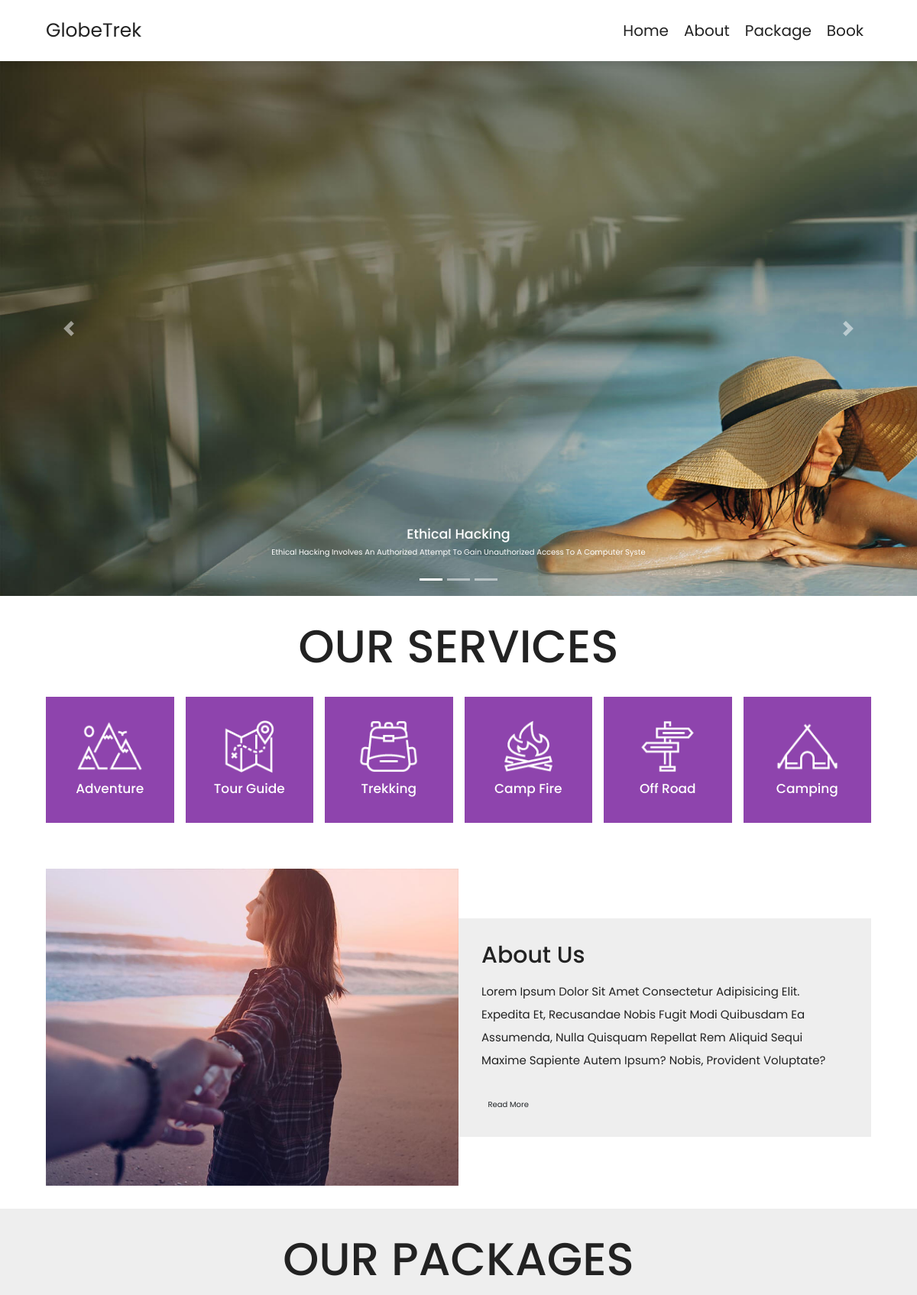
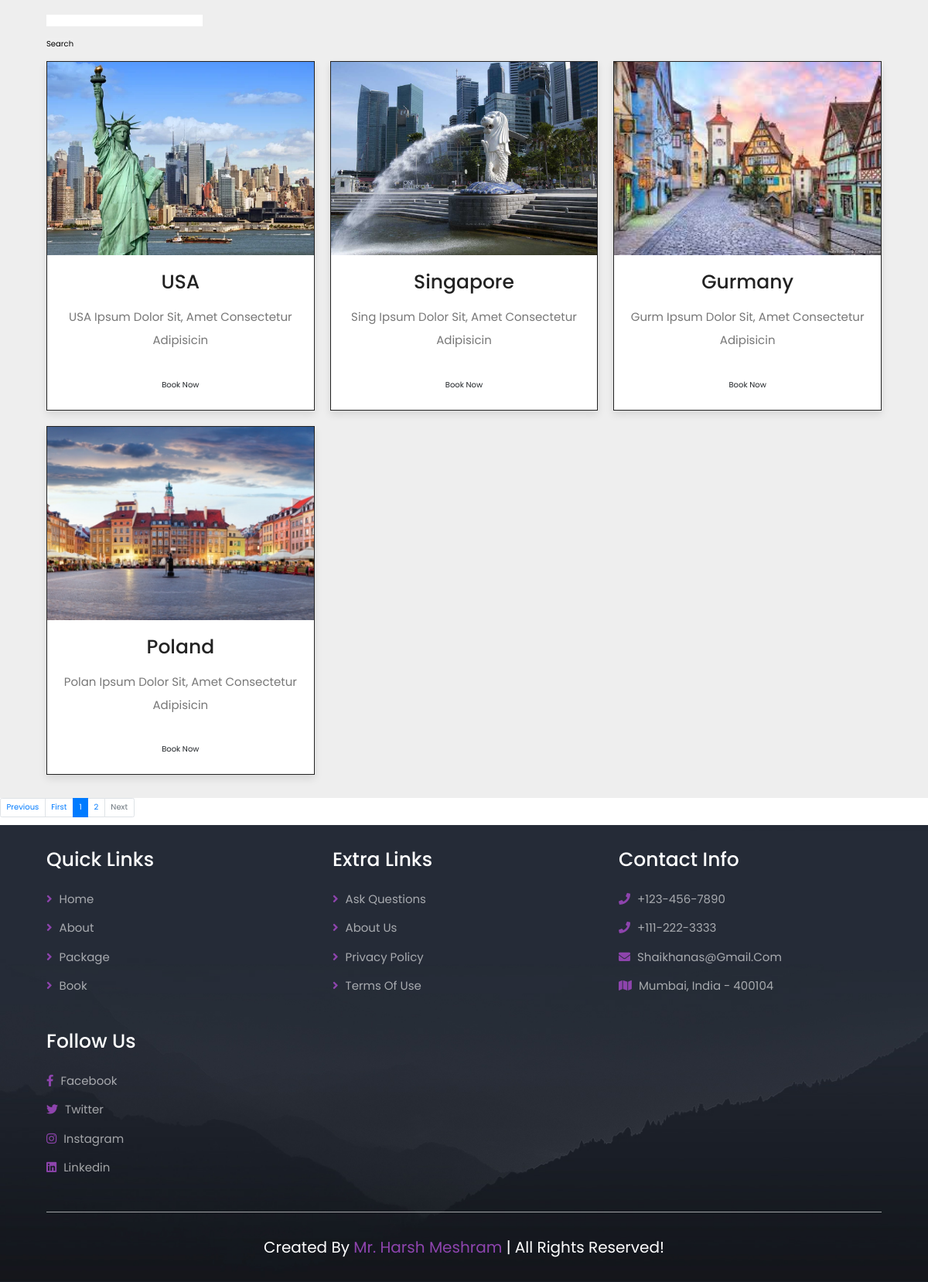
The page / on the database its author committed (2 pictures, top to bottom).
### traveling/models.py (models this page shows, shortened)
class package(models.Model):
    package_id=models.AutoField
    package_name=models.CharField(max_length=50)
    package_dis=models.CharField(max_length=50)
    package_image=models.ImageField(upload_to="traveling/image",default="")
    pub_date=models.DateField()

### traveling/views.py (the view)
# urls.py: 2. Add a URL to urlpatterns:  path('', views.home, name='home')
def home(request):
    b_data=package.objects.all()
    p=Paginator(b_data,2)
    pn=request.GET.get('page')
    f=p.get_page(pn)
    if request.method=="GET":
        st=request.GET.get('ip')
        if st!=None:
            b_data=package.objects.filter(package_name__icontains=st)
    dis={'packeg':b_data,'f':f}
    return render (request,'Home.html',dis)

### templates/Home.html (shortened to what this page needs)
{% include 'header.html' %}
<div id="demo" class="carousel slide" data-ride="carousel">
   <ul class="carousel-indicators">
     <li data-target="#demo" data-slide-to="0" class="active"></li>
     <li data-target="#demo" data-slide-to="1"></li>
     <li data-target="#demo" data-slide-to="2"></li>
   </ul>
   <div class="carousel-inner">
     <div class="carousel-item active">
       <img src="static/images/home-slide-1.jpg" alt="Los Angeles"width="1550" height="700">
       <div class="carousel-caption">
         <h3>Ethical Hacking</h3>
         <p>Ethical hacking involves an authorized attempt to gain unauthorized access to a computer syste</p>
       </div>
     </div>
   </div>
   <a class="carousel-control-prev" href="#demo" data-slide="prev">
     <span class="carousel-control-prev-icon"></span>
   </a>
   <a class="carousel-control-next" href="#demo" data-slide="next">
     <span class="carousel-control-next-icon"></span>
   </a>
 </div>
<section class="services">
   <h1 class="heading-title"> our services </h1>
   <div class="box-container">
      <div class="box">
         <img src="images/icon-1.png" alt="">
         <h3>adventure</h3>
      </div>
      <div class="box">
         <img src="images/icon-2.png" alt="">
         <h3>tour guide</h3>
      </div>
      <div class="box">
         <img src="static/images/icon-3.png" alt="">
         <h3>trekking</h3>
      </div>
      <div class="box">
         <img src="static/images/icon-4.png" alt="">
         <h3>camp fire</h3>
      </div>
      <div class="box">
         <img src="static/images/icon-5.png" alt="">
         <h3>off road</h3>
      </div>
      <div class="box">
         <img src="static/images/icon-6.png" alt="">
         <h3>camping</h3>
      </div>
   </div>
</section>
<section class="home-about">
   <div class="image">
      <img src="static/images/about-img.jpg" alt="">
   </div>
   <div class="content">
      <h3>about us</h3>
      <p>Lorem ipsum dolor sit amet consectetur adipisicing elit. Expedita et, recusandae nobis fugit modi quibusdam ea assumenda, nulla quisquam repellat rem aliquid sequi maxime sapiente autem ipsum? Nobis, provident voluptate?</p>
      <a href="about" class="btn">read more</a>
   </div>
</section>
<section class="home-packages">
   <h1 class="heading-title"> our packages </h1>
   <form method="get">
      <input  name="ip" type="text" value=""><br><br>
      <input  name="search" type="submit" value="Search">
    </form>
    <br>
   <div class="box-container">
      {% for i in  packeg %}
      <div class="box">
         <div class="image">
            <img src='/media/{{i.package_image}}' alt="">
         </div>
         <div class="content">
            <h3>{{i.package_name}}</h3>
            <p>{{i.package_dis}}</p>
            <a href="packagedet/{{i.id}}" class="btn">book now</a>
         </div>
      </div>
      {% empty %}
        not found
      {% endfor %}
</section>
<nav method="get" name='page' >
   <ul class="pagination">
     <li class="page-item  ">
       <a class="page-link" href="" tabindex="-1">Previous</a>
     </li>
     <li class="page-item  ">
      <a class="page-link" href="/?page=1" tabindex="-1">first</a>
    </li>
     <li class="page-item active"><a class="page-link" href="/?page=1">1</a></li>
     <li class="page-item default"><a class="page-link" href="/?page=2">2</a></li>
     <li class="page-item disabled">
       <a class="page-link" href="#">Next</a>
     </li>
   </ul>
 </nav>
{% include "footer.html" %}

### templates/header.html (shortened to what this page needs)
<!DOCTYPE html>
<html lang="en">
<head>
   <link rel="stylesheet" href="https://unpkg.com/swiper@7/swiper-bundle.min.css" />
   <link rel="stylesheet" href="https://cdnjs.cloudflare.com/ajax/libs/font-awesome/5.15.4/css/all.min.css">
   <link rel="stylesheet" href="/static/Style.css">
   <link rel="stylesheet" href="https://cdn.jsdelivr.net/npm/bootstrap@4.6.1/dist/css/bootstrap.min.css">
</head>
<body>
<section class="header">
   <a href="/" class="logo">GlobeTrek</a>
   <nav class="navbar">
      <a href="{% url 'Home' %}">home</a>
      <a href="/About">about</a>
      <a href="/Package">package</a>
      <a href="/Book">book</a>
   </nav>
</section>

### templates/footer.html (shortened to what this page needs)
<!DOCTYPE html>
<html lang="en">
<head>
   <link rel="stylesheet" href="https://unpkg.com/swiper@7/swiper-bundle.min.css" />
   <link rel="stylesheet" href="https://cdnjs.cloudflare.com/ajax/libs/font-awesome/5.15.4/css/all.min.css">
   <link rel="stylesheet" href="/static/Style.css">
   <link rel="stylesheet" href="https://cdn.jsdelivr.net/npm/bootstrap@4.6.1/dist/css/bootstrap.min.css">
</head>
<body>
<section class="footer">
    <div class="box-container">
       <div class="box">
          <h3>quick links</h3>
          <a href="home"> <i class="fas fa-angle-right"></i> home</a>
          <a href="about"> <i class="fas fa-angle-right"></i> about</a>
          <a href="package"> <i class="fas fa-angle-right"></i> package</a>
          <a href="book"> <i class="fas fa-angle-right"></i> book</a>
       </div>
       <div class="box">
          <h3>extra links</h3>
          <a href="#"> <i class="fas fa-angle-right"></i> ask questions</a>
          <a href="#"> <i class="fas fa-angle-right"></i> about us</a>
          <a href="#"> <i class="fas fa-angle-right"></i> privacy policy</a>
          <a href="#"> <i class="fas fa-angle-right"></i> terms of use</a>
       </div>
       <div class="box">
          <h3>contact info</h3>
          <a href="#"> <i class="fas fa-phone"></i> +123-456-7890 </a>
          <a href="#"> <i class="fas fa-phone"></i> +111-222-3333 </a>
          <a href="#"> <i class="fas fa-envelope"></i> shaikhanas@gmail.com </a>
          <a href="#"> <i class="fas fa-map"></i> mumbai, india - 400104 </a>
       </div>
       <div class="box">
          <h3>follow us</h3>
          <a href="#"> <i class="fab fa-facebook-f"></i> facebook </a>
          <a href="#"> <i class="fab fa-twitter"></i> twitter </a>
          <a href="#"> <i class="fab fa-instagram"></i> instagram </a>
          <a href="#"> <i class="fab fa-linkedin"></i> linkedin </a>
       </div>
    </div>
    <div class="credit"> Created By <span>mr. Harsh Meshram</span> | all rights reserved! </div>
 </section>
 </body>
 </html>

### static/Style.css (style rules this page uses)
:root { --main-color:#8e44ad; --black:#222; --white:#fff; --light-black:#777; --light-white:#fff9; --dark-bg:rgba(0,0,0,.7); --light-bg:#eee; --border:.1rem solid var(--black); --box-shadow:0 .5rem 1rem rgba(0,0,0,.1); --text-shadow:0 1.5rem 3rem rgba(0,0,0,.3); }
* { font-family: 'Poppins', sans-serif; margin:0; padding:0; box-sizing: border-box; outline: none; border:none; text-decoration: none; text-transform: capitalize; }
html { font-size: 62.5%; overflow-x: hidden; }
section { padding:5rem 10%; }
.btn { display: inline-block; background: var(--black); margin-top: 1rem; color:var(--white); font-size: 1.7rem; padding:1rem 3rem; cursor: pointer; }
.heading-title { text-align: center; margin-bottom: 3rem; font-size: 6rem; text-transform: uppercase; color:var(--black); }
.header { position: sticky; top:0; left:0; right:0; z-index: 1000; background-color: var(--white); display: flex; padding-top: 2rem; padding-bottom: 2rem; box-shadow: var(--box-shadow); align-items: center; justify-content: space-between; }
.header .logo { font-size: 2.5rem; color:var(--black); }
.header .navbar a { font-size: 2rem; margin-left: 2rem; color:var(--black); }
.services .box-container { display: grid; grid-template-columns: repeat(auto-fit, minmax(16rem, 1fr)); gap: 1.5rem; }
.services .box-container .box { padding:3rem 2rem; text-align: center; background: var(--main-color); cursor: pointer; }
.services .box-container .box img { height: 7rem; }
.services .box-container .box h3 { color:var(--white); font-size: 1.7rem; padding-top: 1rem; }
.home-about { display: flex; align-items: center; flex-wrap: wrap; }
.home-about .image { flex:1 1 41rem; }
.home-about .image img { width: 100%; }
.home-about .content { flex:1 1 41rem; padding:3rem; background: var(--light-bg); }
.home-about .content h3 { font-size: 3rem; color:var(--black); }
.home-about .content p { font-size: 1.5rem; padding:1rem 0; line-height: 2; color:var(--black); }
.home-packages { background: var(--light-bg); }
.home-packages .box-container { display: grid; grid-template-columns: repeat(auto-fit, minmax(30rem, 1fr)); gap: 2rem; }
.home-packages .box-container .box { border:var(--border); box-shadow: var(--box-shadow); background: var(--white); }
.home-packages .box-container .box .image { height: 25rem; overflow: hidden; }
.home-packages .box-container .box .image img { height: 100%; width: 100%; object-fit: cover; transition: .2s linear; }
.home-packages .box-container .box .content { padding:2rem; text-align: center; }
.home-packages .box-container .box .content h3 { font-size: 2.5rem; color:var(--black); }
.home-packages .box-container .box .content p { font-size: 1.5rem; color:var(--light-black); line-height: 2; padding:1rem 0; }
.footer { background: url("images/footer-bg.jpg") no-repeat; background-size: cover; background-position: center; }
.footer .box-container { display: grid; grid-template-columns: repeat(auto-fit, minmax(25rem, 1fr)); gap: 3rem; }
.footer .box-container .box h3 { color:var(--white); font-size: 2.5rem; padding-bottom: 2rem; }
.footer .box-container .box a { color:var(--light-white); font-size: 1.5rem; padding-bottom: 1.5rem; display: block; }
.footer .box-container .box a i { color:var(--main-color); padding-right: .5rem; transition: .2s linear; }
.footer .credit { text-align: center; padding-top: 3rem; margin-top: 3rem; border-top: .1rem solid var(--light-white); font-size: 2rem; color:var(--white); }
.footer .credit span { color:var(--main-color); }
@media (max-width:1200px) { section { padding:3rem 5%; } }

### rows shown on the page
package: package_image (picture), package_name "USA", package_dis "USA Ipsum Dolor Sit, Amet Consectetur Adipisicin"
package: package_image (picture), package_name "Singapore", package_dis "Sing Ipsum Dolor Sit, Amet Consectetur Adipisicin"
package: package_image (picture), package_name "Gurmany", package_dis "Gurm Ipsum Dolor Sit, Amet Consectetur Adipisicin"
package: package_image (picture), package_name "Poland", package_dis "Polan Ipsum Dolor Sit, Amet Consectetur Adipisicin"
